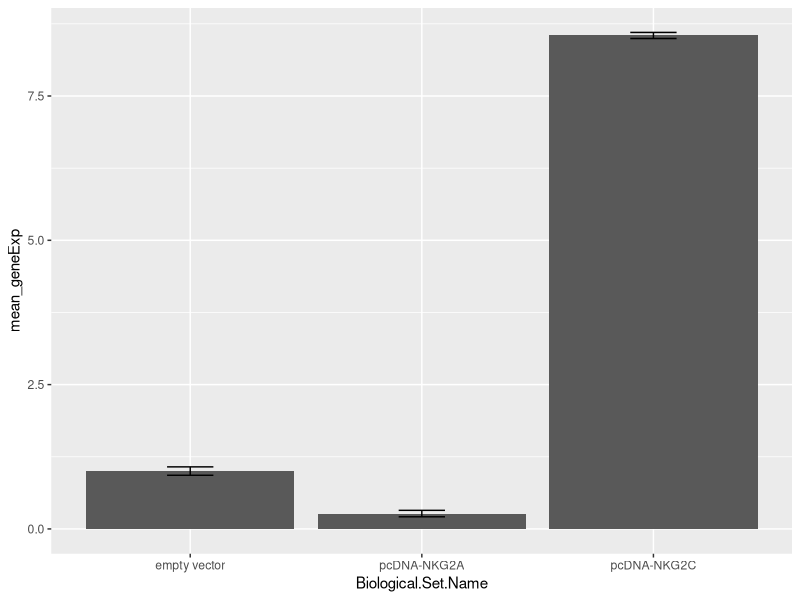
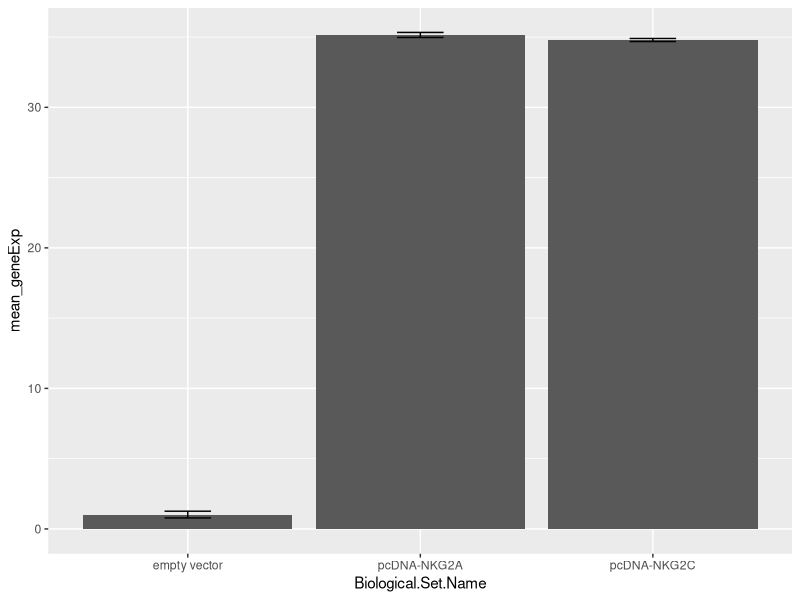
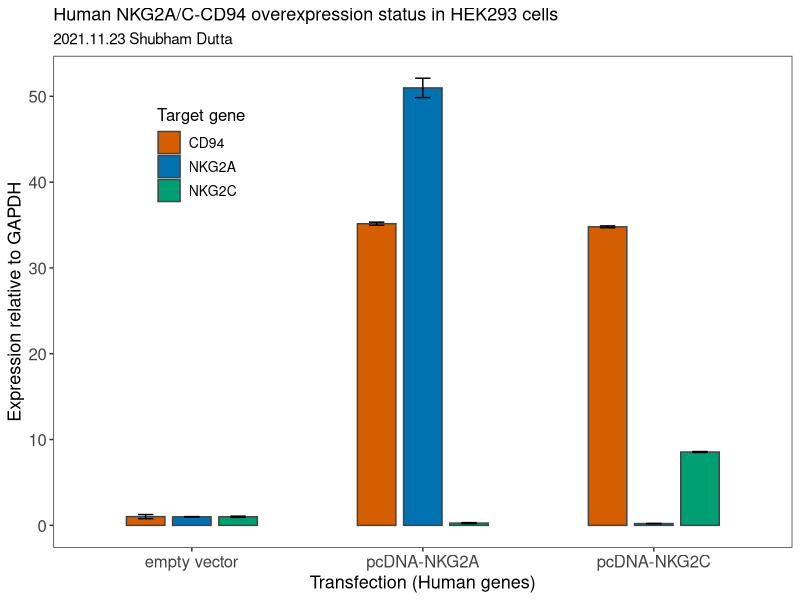
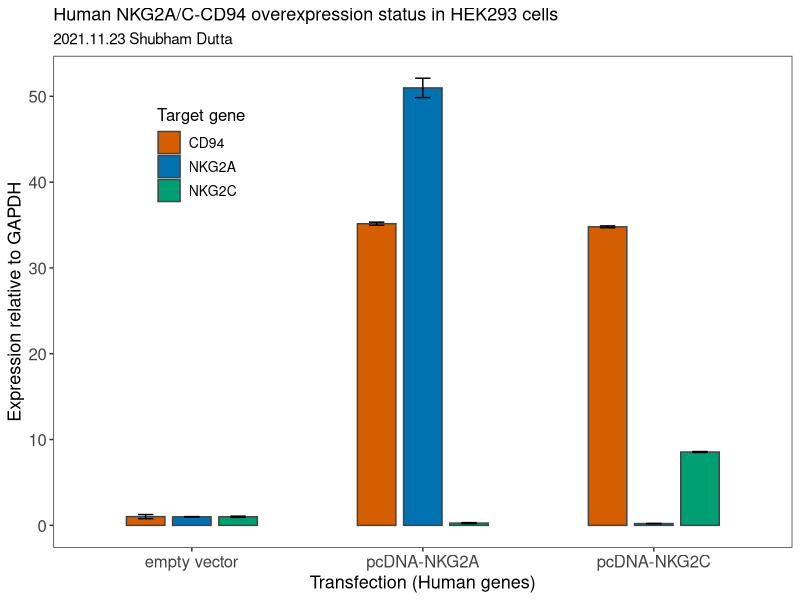

Write R code to recreate these figures, in order.
## ---- chunk 1
knitr::opts_chunk$set(echo = TRUE)
## ---- chunk 2
library(tidyverse)
## ---- chunk 3
qpcr <- read.csv("qPCR_HEKs_OE_NKG2A-C_human.csv", stringsAsFactors = FALSE)
tibble(qpcr)
## ---- chunk 4
tidyData <- qpcr %>% select(Target:Cq, -Content)
glimpse(tidyData)
## ---- chunk 5
gapdh_only <- tidyData %>% filter(Target == "GAPDH")
avg_gapdh <- gapdh_only %>% group_by(Biological.Set.Name) %>% summarize(ref_cq = mean(Cq))
avg_gapdh
## ---- chunk 6
nkg2a_only <- tidyData %>% filter(Target == "NKG2A")
head(nkg2a_only)
## ---- chunk 7
nkg2a_gapdh <- left_join(nkg2a_only, avg_gapdh, by = "Biological.Set.Name")
head(nkg2a_gapdh)
## ---- chunk 8
nkg2a_gapdh <- nkg2a_gapdh %>% mutate(del_cq = ref_cq - Cq)
head(nkg2a_gapdh)
## ---- chunk 9
nkg2a_empty <- nkg2a_gapdh %>% filter(Biological.Set.Name == "empty vector") %>% summarise(mean_empty = mean(del_cq)) %>% pull(mean_empty)
nkg2a_empty
## ---- chunk 10
nkg2a_gapdh <- nkg2a_gapdh %>% mutate(del_del_cq = del_cq - nkg2a_empty)
head(nkg2a_gapdh)
## ---- chunk 11
nkg2a_geneExp <- nkg2a_gapdh %>% mutate(geneExp = 2^(del_del_cq))
head(nkg2a_geneExp)
## ---- chunk 12
nkg2a_geneExp_final <- nkg2a_geneExp %>% group_by(Biological.Set.Name) %>% summarise(mean_geneExp = mean(geneExp), sd_geneExp = sd(geneExp)) %>% mutate(Target = c("NKG2A", "NKG2A", "NKG2A"))
head(nkg2a_geneExp_final)
## ---- chunk 13
### NKG2C start

# Get all NKG2C values for all three conditions

nkg2c_only <- tidyData %>% filter(Target == "NKG2C")

# join avg_gapdh with nkg2c_only to a new df named "nkg2c_gapdh"

nkg2c_gapdh <- left_join(nkg2c_only, avg_gapdh, by = "Biological.Set.Name")

# calculate del_cq for nkg2c

nkg2c_gapdh <- nkg2c_gapdh %>% mutate(del_cq = ref_cq - Cq)

# Extract empty vector information from nkg2c_gapdh

nkg2c_empty <- nkg2c_gapdh %>% filter(Biological.Set.Name == "empty vector") %>% summarise(mean_empty = mean(del_cq)) %>% pull(mean_empty)

#Calculate del_del_cq for nkg2c_gapdh

nkg2c_gapdh <- nkg2c_gapdh %>% mutate(del_del_cq = del_cq - nkg2c_empty)

# Calculate gene expression data for nkg2c data

nkg2c_geneExp <- nkg2c_gapdh %>% mutate(geneExp = 2^(del_del_cq))

# Calculte statistical parameters

nkg2c_geneExp_final <- nkg2c_geneExp %>% group_by(Biological.Set.Name) %>% summarise(mean_geneExp = mean(geneExp), sd_geneExp = sd(geneExp)) %>% mutate(Target = c("NKG2C", "NKG2C", "NKG2C"))

# Plot
nkg2c_plot <- ggplot(nkg2c_geneExp_final, aes(x = Biological.Set.Name, y = mean_geneExp))+
  geom_bar(stat = "identity")+
  geom_errorbar(aes(ymin = mean_geneExp - sd_geneExp, ymax = mean_geneExp + sd_geneExp), width=.2)
nkg2c_plot

### NKG2C end




### CD94 start

# Get all CD94 values for all three conditions

cd94_only <- tidyData %>% filter(Target == "CD94")

# join avg_gapdh with cd94_only to a new df named "cd94_gapdh"

cd94_gapdh <- left_join(cd94_only, avg_gapdh, by = "Biological.Set.Name")

# calculate del_cq for cd94

cd94_gapdh <- cd94_gapdh %>% mutate(del_cq = ref_cq - Cq)

# Extract empty vector information from cd94_gapdh

cd94_empty <- cd94_gapdh %>% filter(Biological.Set.Name == "empty vector") %>% summarise(mean_empty = mean(del_cq)) %>% pull(mean_empty)

#Calculate del_del_cq for cd94_gapdh

cd94_gapdh <- cd94_gapdh %>% mutate(del_del_cq = del_cq - cd94_empty)

# Calculate gene expression data for cd94 data

cd94_geneExp <- cd94_gapdh %>% mutate(geneExp = 2^(del_del_cq))

# Calculte statistical parameters

cd94_geneExp_final <- cd94_geneExp %>% group_by(Biological.Set.Name) %>% summarise(mean_geneExp = mean(geneExp), sd_geneExp = sd(geneExp)) %>% mutate(Target = c("CD94", "CD94", "CD94"))

# Plot
cd94_plot <- ggplot(cd94_geneExp_final, aes(x = Biological.Set.Name, y = mean_geneExp))+
  geom_bar(stat = "identity")+
  geom_errorbar(aes(ymin = mean_geneExp - sd_geneExp, ymax = mean_geneExp + sd_geneExp), width=.2)
cd94_plot

### CD94 end
## ---- chunk 14
all <- full_join(nkg2a_geneExp_final, nkg2c_geneExp_final)
all <- full_join(all, cd94_geneExp_final)
head(all)
## ---- chunk 15
final_plot <- ggplot(all, aes(x = Biological.Set.Name, y = mean_geneExp, fill = Target)) +
  geom_bar(stat = "identity", width = 0.5, position = position_dodge(0.6), color = "#434343") +
  geom_errorbar(aes(ymin = mean_geneExp - sd_geneExp, ymax = mean_geneExp + sd_geneExp), width=.2, position = position_dodge(0.6)) +
  theme_bw()+
  labs(title = "Human NKG2A/C-CD94 overexpression status in HEK293 cells",
       subtitle = "2021.11.23 Shubham Dutta",
       x = "Transfection (Human genes)",
       y = "Expression relative to GAPDH",
       fill = "Target gene",
       caption = NULL)+
  theme(plot.title=element_text(size=13),
        axis.text=element_text(size=12, color = "#434343"),
        axis.title=element_text(size=13),
        legend.text=element_text(size=10),
        legend.title=element_text(size=12),
        legend.position = c(0.2, 0.8),
        panel.grid.major = element_blank(),
        panel.grid.minor = element_blank())+
  scale_fill_manual(values = c("#d55e00", "#0072b2", "#009e73")) # color blind palette

final_plot
## ---- chunk 16
ggsave(filename = "qpcr.png", final_plot, dpi = 600)
